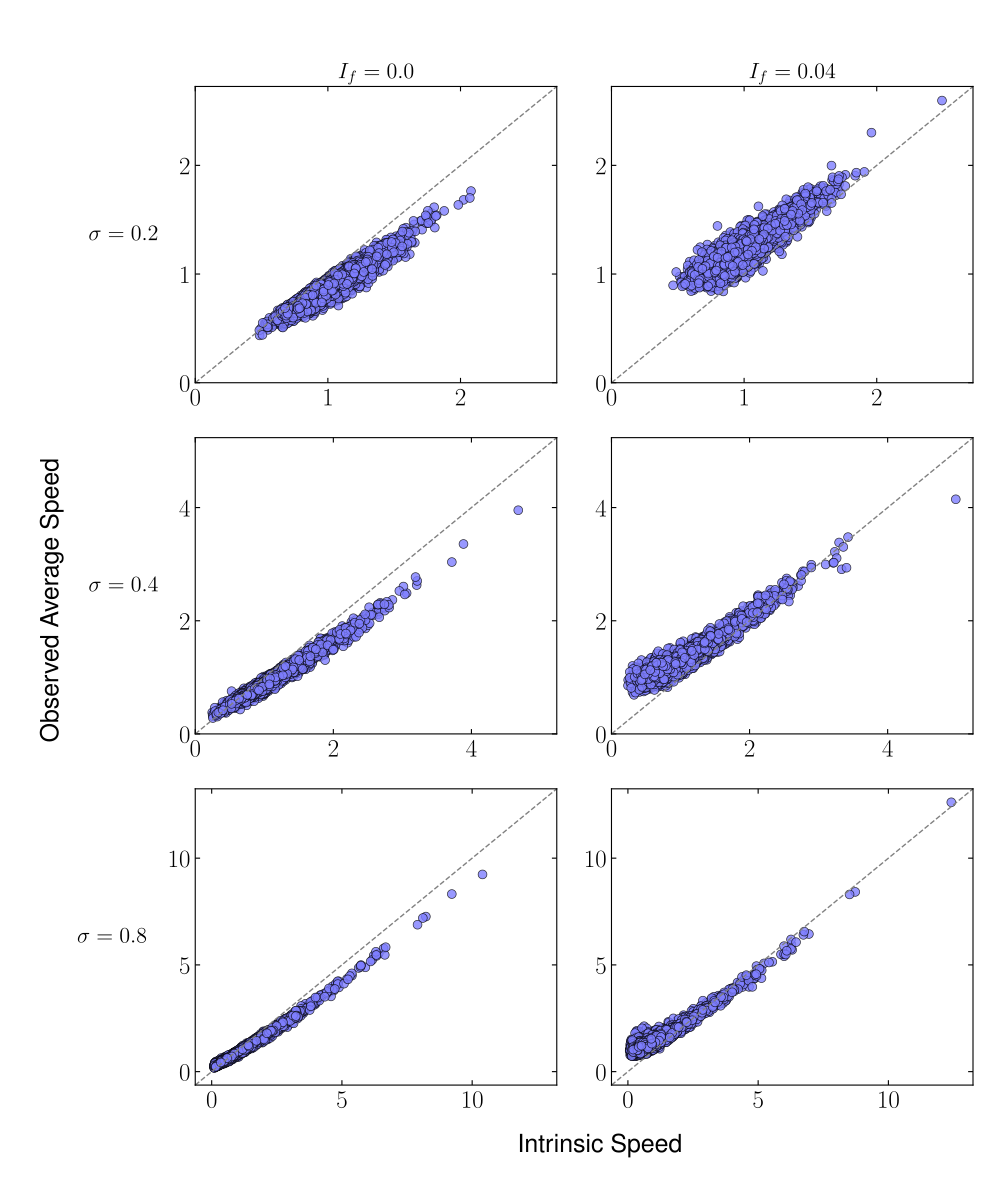

Source code (Python):
import numpy as np
import matplotlib.pyplot as plt




num_part = 60


# Loading required files obtained from running model ensemble for different parameters

# Average speeds
mean_sigma_02_If_00 = np.loadtxt(f'avg_speed_particle_{num_part}_part_sigma_0.2_If_0.0')
mean_sigma_02_If_004 = np.loadtxt(f'avg_speed_particle_{num_part}_part_sigma_0.2_If_0.04')
mean_sigma_04_If_00 = np.loadtxt(f'avg_speed_particle_{num_part}_part_sigma_0.4_If_0.0')
mean_sigma_04_If_004 = np.loadtxt(f'avg_speed_particle_{num_part}_part_sigma_0.4_If_0.04')
mean_sigma_08_If_00 = np.loadtxt(f'avg_speed_particle_{num_part}_part_sigma_0.8_If_0.0')
mean_sigma_08_If_004 = np.loadtxt(f'avg_speed_particle_{num_part}_part_sigma_0.8_If_0.04')

# Intrinsic speeds
v0_sigma_02_If_00 = np.loadtxt(f'intrinsic_speed_particle_{num_part}_part_sigma_0.2_If_0.0')
v0_sigma_02_If_004 = np.loadtxt(f'intrinsic_speed_particle_{num_part}_part_sigma_0.2_If_0.04')
v0_sigma_04_If_00 = np.loadtxt(f'intrinsic_speed_particle_{num_part}_part_sigma_0.4_If_0.0')
v0_sigma_04_If_004 = np.loadtxt(f'intrinsic_speed_particle_{num_part}_part_sigma_0.4_If_0.04')
v0_sigma_08_If_00 = np.loadtxt(f'intrinsic_speed_particle_{num_part}_part_sigma_0.8_If_0.0')
v0_sigma_08_If_004 = np.loadtxt(f'intrinsic_speed_particle_{num_part}_part_sigma_0.8_If_0.04')



# Latex parameters
plt.rcParams['text.usetex'] = True
plt.rcParams['font.family'] = "Helvetica"
plt.rcParams['font.size'] = 18
 


# define the datasets
data = {
    0.2: {
        0.0: (v0_sigma_02_If_00, mean_sigma_02_If_00),
        0.04: (v0_sigma_02_If_004, mean_sigma_02_If_004)
    },
    0.4: {
        0.0: (v0_sigma_04_If_00, mean_sigma_04_If_00),
        0.04: (v0_sigma_04_If_004, mean_sigma_04_If_004)
    },
    0.8: {
        0.0: (v0_sigma_08_If_00, mean_sigma_08_If_00),
        0.04: (v0_sigma_08_If_004, mean_sigma_08_If_004)
    }
}

sigmas = [0.2, 0.4, 0.8]
If_values = [0.0, 0.04]



# plotting

fig, axes = plt.subplots(3, 2, figsize=(10, 12))

for i, sigma in enumerate(sigmas):
    # --- Compute limits for each row ---
    all_v0 = np.concatenate([data[sigma][If][0] for If in If_values])
    all_mean = np.concatenate([data[sigma][If][1] for If in If_values])

    lim_max = max(all_v0.max(), all_mean.max())
    margin = 0.05 * lim_max

    # Offset slightly from zero only for bottom row
    if i == len(sigmas) - 1:
        lim_min = -0.05 * lim_max
    else:
        lim_min = 0.0
    lim_max += margin

    for j, If in enumerate(If_values):
        ax = axes[i, j]
        v0, mean_v = data[sigma][If]

        # Scatter points — blue with black edge
        ax.scatter(v0, mean_v, facecolors='#7f7fff', edgecolors='black',
                   s=40, linewidth=0.5, alpha=0.8)

        # Diagonal line
        ax.plot([lim_min, lim_max], [lim_min, lim_max],
                color='gray', linestyle='--', linewidth=1)

        # Apply limits (slightly below zero for bottom row)
        ax.set_xlim(lim_min, lim_max)
        ax.set_ylim(lim_min, lim_max)

        # Titles and labels
        if j == 0:
            ax.set_ylabel(fr'$\sigma = {sigma}$', rotation=0,
                          labelpad=40, fontsize=16, va='center')
        if i == 0:
            ax.set_title(fr'$I_f = {If}$', fontsize=16)

        # Visible ticks on all sides
        ax.tick_params(axis='both', which='both', direction='in',
                       top=True, right=True)

# --- Common labels ---
fig.text(0.6, 0.04, r'Intrinsic Speed', ha='center', fontsize=18)
fig.text(0.04, 0.5, r'Observed Average Speed',
         va='center', rotation='vertical', fontsize=18)

plt.tight_layout(rect=[0.05, 0.05, 1, 0.97])
plt.savefig('Figure 4.pdf', dpi = 600, transparent =True)
plt.show()
